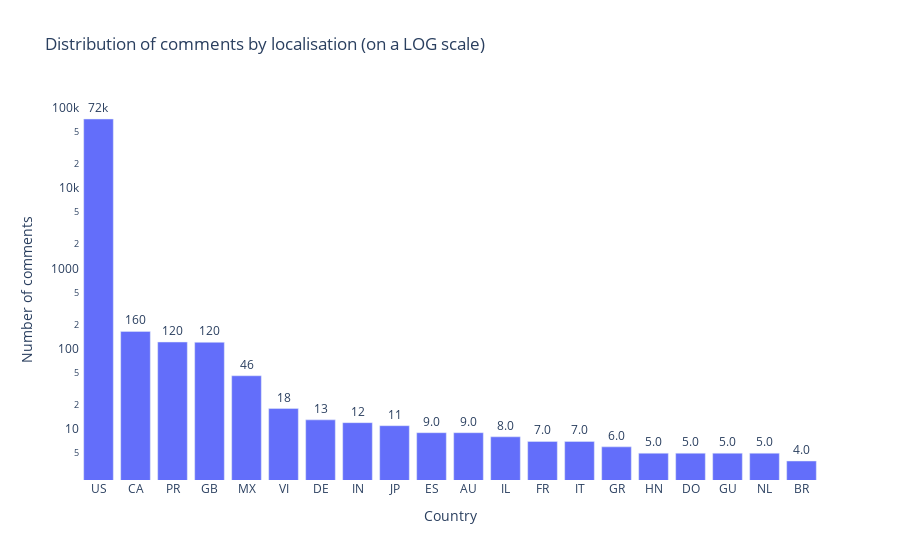

The notebook cell this image was saved under:
### Code cell
def show_comment_distri_by_loc(df):

    df = df.dropna()

    df_loc_distr = pd.DataFrame(df.localisation.value_counts()) \
                        .reset_index() \
                        .rename(columns={"index": "localisation", "localisation":"nb_comments"}) \
                        .sort_values(by = 'nb_comments', ascending = False) \
                        .head(20)

    fig = px.bar(x = df_loc_distr['localisation'],
                 y = df_loc_distr['nb_comments'],
                 text_auto = '.2s',
                 log_y = True,
                 title="Distribution of comments by localisation (on a LOG scale)",
                 labels={
                         "x": "Country",
                         "y": "Number of comments"
                     })
    #fig.update_xaxes(type='category')
    fig.update_traces(textfont_size=12, textangle=0, textposition="outside")
    fig.update_layout(plot_bgcolor='white')
    fig.show()

show_comment_distri_by_loc(df)

### Figure 1 — Plotly figure (JSON) as saved in the notebook; plotly's stock layout.template omitted (floating-point values rounded to 4 significant figures)
{"data": [{"alignmentgroup": "True", "hovertemplate": "Country=%{x}<br>Number of comments=%{y}<extra></extra>", "legendgroup": "", "marker": {"color": "#636efa", "pattern": {"shape": ""}}, "name": "", "offsetgroup": "", "orientation": "v", "showlegend": false, "textangle": 0, "textfont": {"size": 12}, "textposition": "outside", "texttemplate": "%{y:.2s}", "type": "bar", "x": ["US", "CA", "PR", "GB", "MX", "VI", "DE", "IN", "JP", "ES", "AU", "IL", "FR", "IT", "GR", "HN", "DO", "GU", "NL", "BR"], "xaxis": "x", "y": [72231, 164, 121, 120, 46, 18, 13, 12, 11, 9, 9, 8, 7, 7, 6, 5, 5, 5, 5, 4], "yaxis": "y"}], "layout": {"barmode": "relative", "legend": {"tracegroupgap": 0}, "plot_bgcolor": "white", "title": {"text": "Distribution of comments by localisation (on a LOG scale)"}, "xaxis": {"anchor": "y", "domain": [0, 1], "title": {"text": "Country"}}, "yaxis": {"anchor": "x", "domain": [0, 1], "title": {"text": "Number of comments"}, "type": "log"}}}
